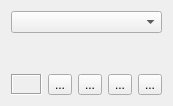
<ui version="4.0" >
 <class>KoEditColorSet</class>
 <widget class="QWidget" name="KoEditColorSet" >
  <property name="geometry" >
   <rect>
    <x>0</x>
    <y>0</y>
    <width>173</width>
    <height>106</height>
   </rect>
  </property>
  <layout class="QVBoxLayout" >
   <item>
    <widget class="QComboBox" name="selector" >
     <property name="editable" >
      <bool>false</bool>
     </property>
    </widget>
   </item>
   <item>
    <widget class="QFrame" name="patchesFrame" >
     <property name="frameShape" >
      <enum>QFrame::NoFrame</enum>
     </property>
     <property name="frameShadow" >
      <enum>QFrame::Plain</enum>
     </property>
    </widget>
   </item>
   <item>
    <layout class="QHBoxLayout" >
     <item>
      <widget class="QLabel" name="colorName" >
       <property name="frameShape" >
        <enum>QFrame::Box</enum>
       </property>
       <property name="frameShadow" >
        <enum>QFrame::Sunken</enum>
       </property>
      </widget>
     </item>
     <item>
      <widget class="QToolButton" name="add" >
       <property name="toolTip" >
        <string>Add</string>
       </property>
       <property name="text" >
        <string>...</string>
       </property>
      </widget>
     </item>
     <item>
      <widget class="QToolButton" name="remove" >
       <property name="toolTip" >
        <string>Remove</string>
       </property>
       <property name="text" >
        <string>...</string>
       </property>
      </widget>
     </item>
     <item>
      <widget class="QToolButton" name="open" >
       <property name="toolTip" >
        <string>Open palette</string>
       </property>
       <property name="text" >
        <string>...</string>
       </property>
      </widget>
     </item>
     <item>
      <widget class="QToolButton" name="save" >
       <property name="toolTip" >
        <string>Save palette</string>
       </property>
       <property name="text" >
        <string>...</string>
       </property>
      </widget>
     </item>
    </layout>
   </item>
  </layout>
 </widget>
 <resources/>
 <connections/>
</ui>
